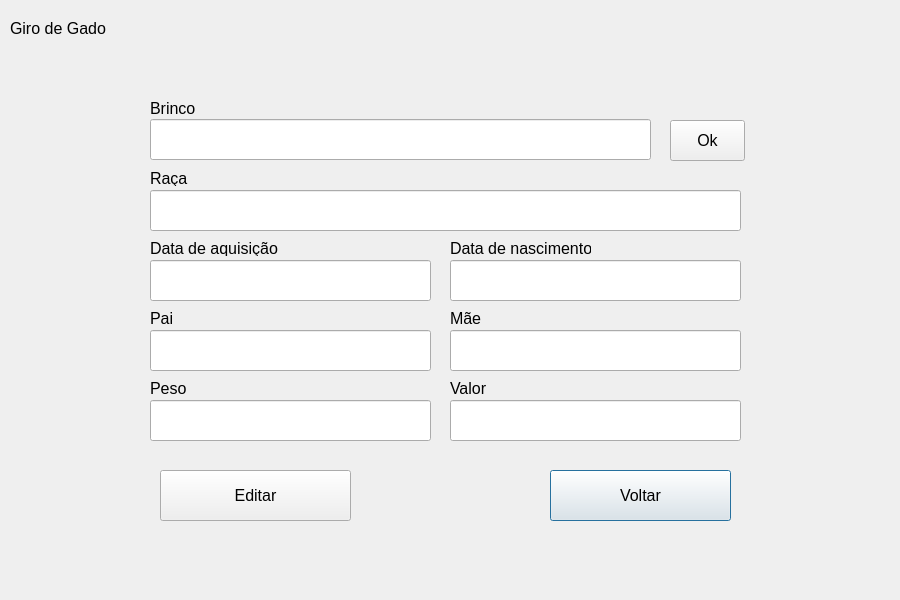
<?xml version="1.0" encoding="UTF-8"?>
<ui version="4.0">
 <class>CattleEditScreen</class>
 <widget class="QDialog" name="CattleEditScreen">
  <property name="geometry">
   <rect>
    <x>0</x>
    <y>0</y>
    <width>900</width>
    <height>600</height>
   </rect>
  </property>
  <property name="windowTitle">
   <string>Dialog</string>
  </property>
  <widget class="QLabel" name="labelPrice">
   <property name="geometry">
    <rect>
     <x>450</x>
     <y>380</y>
     <width>61</width>
     <height>16</height>
    </rect>
   </property>
   <property name="font">
    <font>
     <pointsize>12</pointsize>
    </font>
   </property>
   <property name="text">
    <string>Valor</string>
   </property>
  </widget>
  <widget class="QLineEdit" name="inputWeight">
   <property name="geometry">
    <rect>
     <x>150</x>
     <y>400</y>
     <width>281</width>
     <height>41</height>
    </rect>
   </property>
   <property name="font">
    <font>
     <pointsize>12</pointsize>
    </font>
   </property>
  </widget>
  <widget class="QLineEdit" name="inputEarring">
   <property name="geometry">
    <rect>
     <x>150</x>
     <y>119</y>
     <width>501</width>
     <height>41</height>
    </rect>
   </property>
   <property name="font">
    <font>
     <pointsize>12</pointsize>
    </font>
   </property>
  </widget>
  <widget class="QLineEdit" name="inputBreed">
   <property name="geometry">
    <rect>
     <x>150</x>
     <y>190</y>
     <width>591</width>
     <height>41</height>
    </rect>
   </property>
   <property name="font">
    <font>
     <pointsize>12</pointsize>
    </font>
   </property>
  </widget>
  <widget class="QLabel" name="labelDateA">
   <property name="geometry">
    <rect>
     <x>150</x>
     <y>240</y>
     <width>131</width>
     <height>16</height>
    </rect>
   </property>
   <property name="font">
    <font>
     <pointsize>12</pointsize>
    </font>
   </property>
   <property name="text">
    <string>Data de aquisição</string>
   </property>
  </widget>
  <widget class="QLabel" name="labelDateB">
   <property name="geometry">
    <rect>
     <x>450</x>
     <y>240</y>
     <width>141</width>
     <height>16</height>
    </rect>
   </property>
   <property name="font">
    <font>
     <pointsize>12</pointsize>
    </font>
   </property>
   <property name="text">
    <string>Data de nascimento</string>
   </property>
  </widget>
  <widget class="QLabel" name="labelWeight">
   <property name="geometry">
    <rect>
     <x>150</x>
     <y>380</y>
     <width>61</width>
     <height>16</height>
    </rect>
   </property>
   <property name="font">
    <font>
     <pointsize>12</pointsize>
    </font>
   </property>
   <property name="text">
    <string>Peso</string>
   </property>
  </widget>
  <widget class="QPushButton" name="backButton">
   <property name="geometry">
    <rect>
     <x>550</x>
     <y>470</y>
     <width>181</width>
     <height>51</height>
    </rect>
   </property>
   <property name="font">
    <font>
     <pointsize>12</pointsize>
    </font>
   </property>
   <property name="text">
    <string>Voltar</string>
   </property>
  </widget>
  <widget class="QLabel" name="labelBreed">
   <property name="geometry">
    <rect>
     <x>150</x>
     <y>170</y>
     <width>61</width>
     <height>16</height>
    </rect>
   </property>
   <property name="font">
    <font>
     <pointsize>12</pointsize>
    </font>
   </property>
   <property name="text">
    <string>Raça</string>
   </property>
  </widget>
  <widget class="QPushButton" name="editButton">
   <property name="geometry">
    <rect>
     <x>160</x>
     <y>470</y>
     <width>191</width>
     <height>51</height>
    </rect>
   </property>
   <property name="font">
    <font>
     <pointsize>12</pointsize>
    </font>
   </property>
   <property name="text">
    <string>Editar</string>
   </property>
  </widget>
  <widget class="QLineEdit" name="inputPrice">
   <property name="geometry">
    <rect>
     <x>450</x>
     <y>400</y>
     <width>291</width>
     <height>41</height>
    </rect>
   </property>
   <property name="font">
    <font>
     <pointsize>12</pointsize>
    </font>
   </property>
  </widget>
  <widget class="QLabel" name="labelTitle">
   <property name="geometry">
    <rect>
     <x>10</x>
     <y>20</y>
     <width>101</width>
     <height>16</height>
    </rect>
   </property>
   <property name="font">
    <font>
     <pointsize>12</pointsize>
    </font>
   </property>
   <property name="text">
    <string>Giro de Gado</string>
   </property>
  </widget>
  <widget class="QLabel" name="labelEarring">
   <property name="geometry">
    <rect>
     <x>150</x>
     <y>100</y>
     <width>61</width>
     <height>16</height>
    </rect>
   </property>
   <property name="font">
    <font>
     <pointsize>12</pointsize>
    </font>
   </property>
   <property name="text">
    <string>Brinco</string>
   </property>
  </widget>
  <widget class="QLineEdit" name="inputDateA">
   <property name="geometry">
    <rect>
     <x>150</x>
     <y>260</y>
     <width>281</width>
     <height>41</height>
    </rect>
   </property>
   <property name="font">
    <font>
     <pointsize>12</pointsize>
    </font>
   </property>
  </widget>
  <widget class="QLineEdit" name="inputDateB">
   <property name="geometry">
    <rect>
     <x>450</x>
     <y>260</y>
     <width>291</width>
     <height>41</height>
    </rect>
   </property>
   <property name="font">
    <font>
     <pointsize>12</pointsize>
    </font>
   </property>
  </widget>
  <widget class="QPushButton" name="okButton">
   <property name="geometry">
    <rect>
     <x>670</x>
     <y>120</y>
     <width>75</width>
     <height>41</height>
    </rect>
   </property>
   <property name="font">
    <font>
     <pointsize>12</pointsize>
    </font>
   </property>
   <property name="text">
    <string>Ok</string>
   </property>
  </widget>
  <widget class="QLabel" name="labelFather">
   <property name="geometry">
    <rect>
     <x>150</x>
     <y>310</y>
     <width>61</width>
     <height>16</height>
    </rect>
   </property>
   <property name="font">
    <font>
     <pointsize>12</pointsize>
    </font>
   </property>
   <property name="text">
    <string>Pai</string>
   </property>
  </widget>
  <widget class="QLineEdit" name="inputFather">
   <property name="geometry">
    <rect>
     <x>150</x>
     <y>330</y>
     <width>281</width>
     <height>41</height>
    </rect>
   </property>
   <property name="font">
    <font>
     <pointsize>12</pointsize>
    </font>
   </property>
  </widget>
  <widget class="QLabel" name="labelMother">
   <property name="geometry">
    <rect>
     <x>450</x>
     <y>310</y>
     <width>61</width>
     <height>16</height>
    </rect>
   </property>
   <property name="font">
    <font>
     <pointsize>12</pointsize>
    </font>
   </property>
   <property name="text">
    <string>Mãe</string>
   </property>
  </widget>
  <widget class="QLineEdit" name="inputMother">
   <property name="geometry">
    <rect>
     <x>450</x>
     <y>330</y>
     <width>291</width>
     <height>41</height>
    </rect>
   </property>
   <property name="font">
    <font>
     <pointsize>12</pointsize>
    </font>
   </property>
  </widget>
 </widget>
 <resources/>
 <connections/>
</ui>
